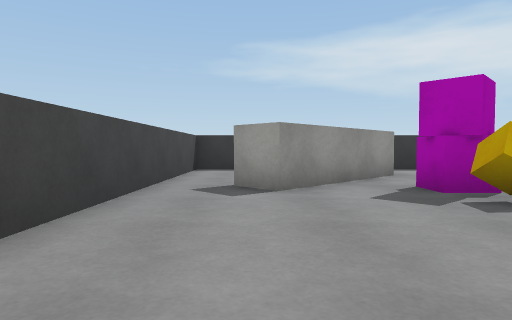
view 1 (above)

17 first-person views from a walk through a 3-D level made in the Unity game engine. The camera is 0.62 m above the floor, tilts 2° down and sees 75° across. The floor is counted in squares, 1 m on a side. Each view is taken from the middle of a square. On the plan, view 1 faces up. The plan holds only what a view shows up to about 10 squares ahead; the rest is blank. The player is left out. Surface patterns are stand-ins for the level's own textures.

view 2
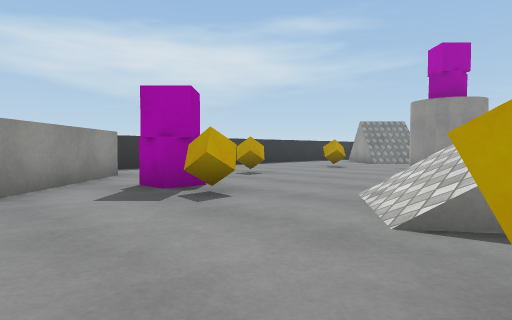

view 3
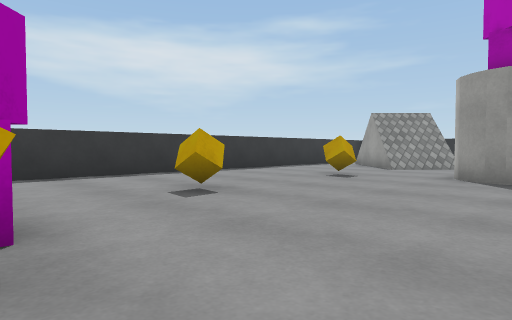

view 4
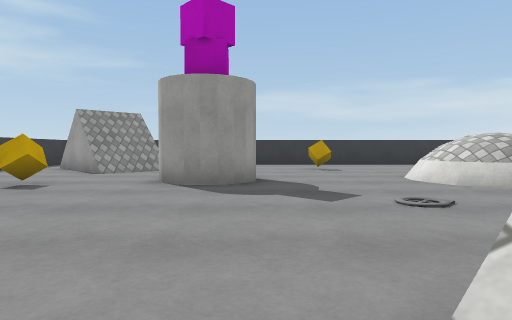

view 5
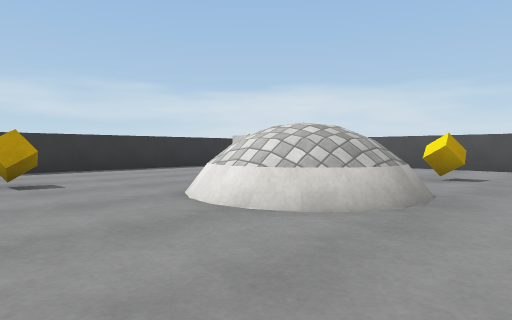

view 6
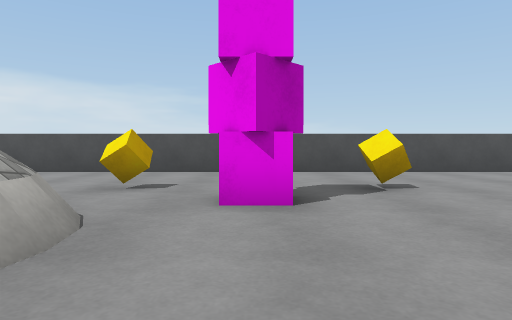

view 7
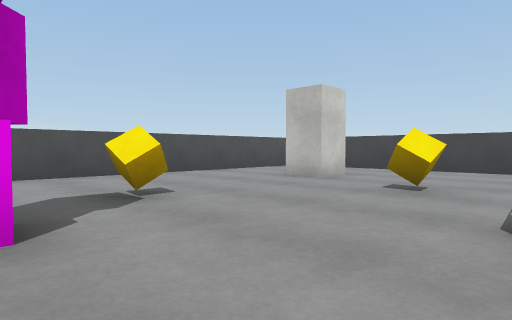

view 8
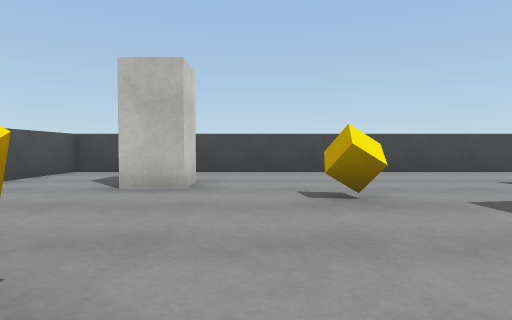

view 9
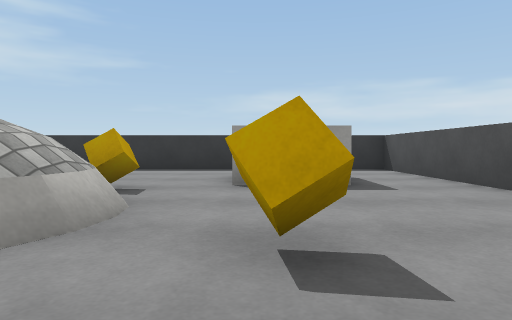

view 10
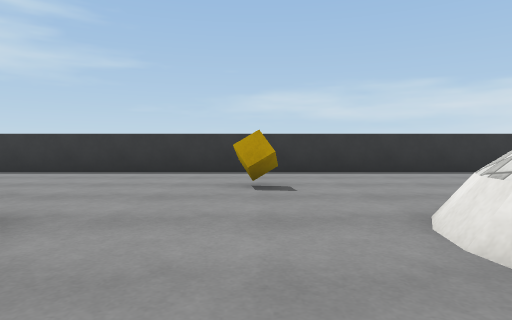

view 11
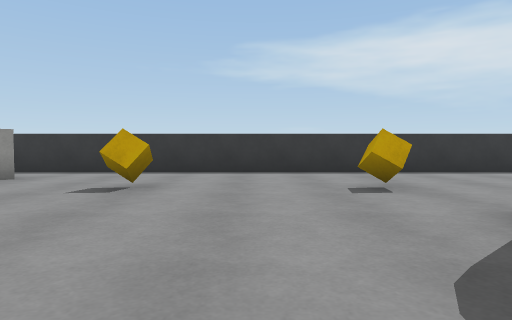

view 12
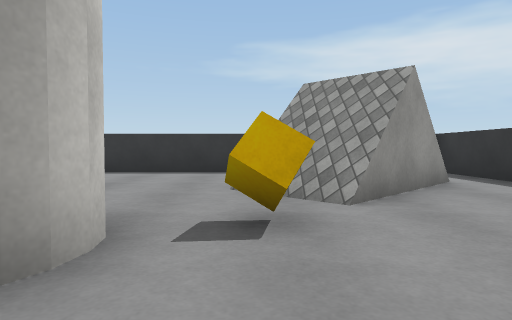

view 13
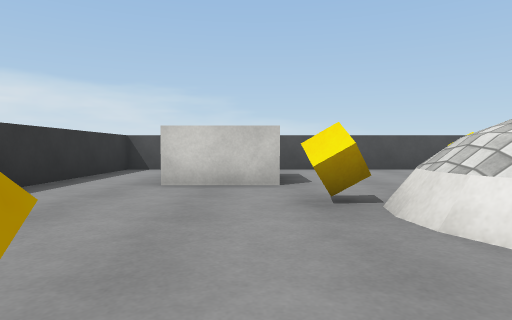

view 14
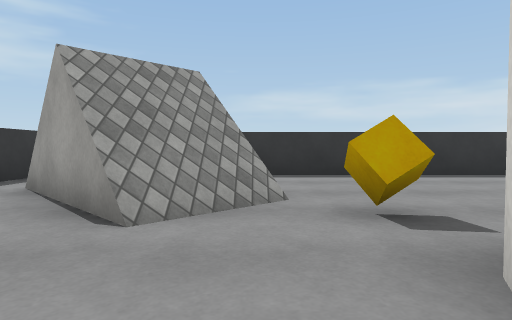

view 15
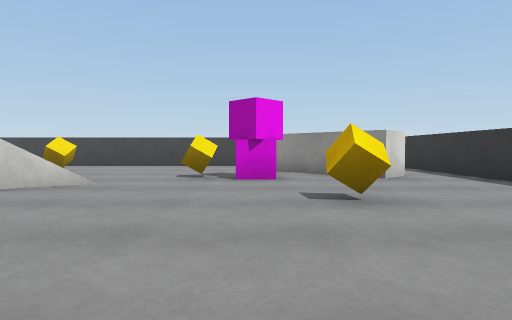

view 16
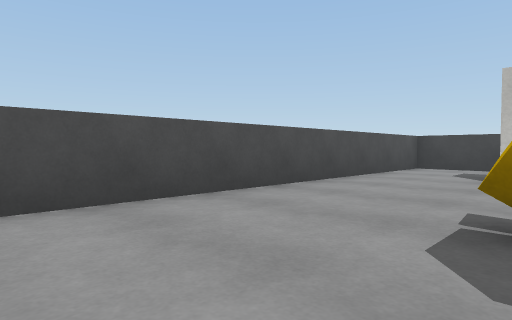

view 17
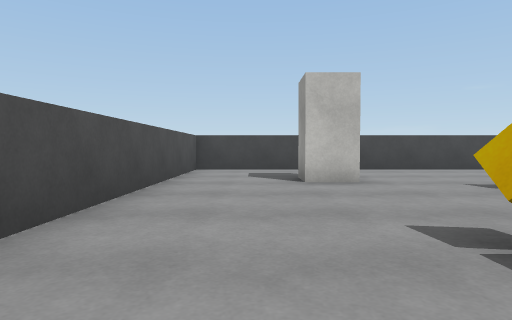

### Floor plan
Key: @ floor where view 1 was taken; # wall or solid block; . floor; / step, stairs or slope; ^ raised ledge; C cube; Y cylinder; O other object.
Columns run from 2 left of view 1 to 18 right of it. Each row starts with its distance up from view 1.
 10 #####################
  9 #. .................#
  8 #.  ##.........../ .#
  7 #. ##...........///.#
  6 #.##....C...C..///..#
  5 #.#..C........../...#
  4 #....C.......Y.C....#
  3 #...........Y Y.....#
  2 #...../......Y......#
  1 #..../ O............#
  0 #.@.C/  .........C..#
 -1 #....   O...........#
 -2 #......O....^^^.....#
 -3 #...........^ ^.....#
 -4 #....C......^^^C....#
 -5 #.........C.........#
 -6 #.......C...C...CC..#
 -7 #..#............CC..#
 -8 #...................#
 -9 #...................#
-10 #####################

Where each view was taken, in squares from view 1:
view 1: 0 up, 0 right, facing up
view 2: 0 up, 0 right, facing up-right
view 3: 2 up, 3 right, facing up-right
view 4: 2 up, 4 right, facing right
view 5: 1 up, 8 right, facing down-right
view 6: 1 down, 8 right, facing down
view 7: 2 down, 8 right, facing down-left
view 8: 5 down, 7 right, facing left
view 9: 6 down, 8 right, facing right
view 10: 0 up, 9 right, facing right
view 11: 1 up, 8 right, facing up
view 12: 1 up, 13 right, facing up
view 13: 0 up, 14 right, facing down
view 14: 5 up, 10 right, facing right
view 15: 5 up, 10 right, facing left
view 16: 6 down, 9 right, facing down-left
view 17: 8 down, 8 right, facing left
